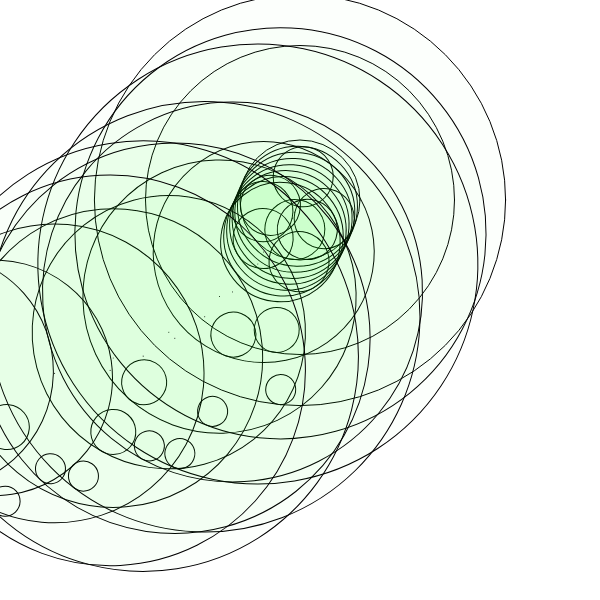
Frame 1 (no input)
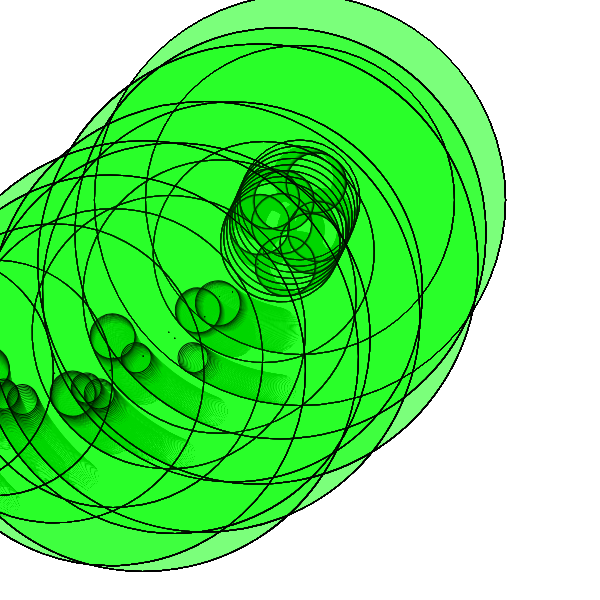
Frame 60 (no input)
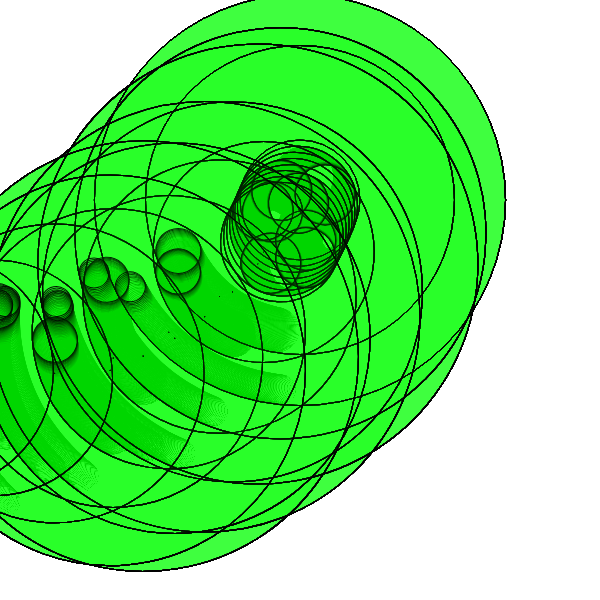
Frame 120 (the mouse pressed at the canvas centre since frame 60)

The p5.js sketch that drew these frames (run headless with seeded random() and noise() and a simulated clock; from frame 60 on, the mouse is pressed at the canvas centre):

// p5.js sketch
// ── sketch.js
let speed = 1;
//large hoops web
let circle1A = {
  circleX: 300,
  circleY: 230,
  circleHeight: 60,
  circleWidth: 60
}
let circle1B = {
  circleX: 300,
  circleY: 170,
  circleHeight: 60,
  circleWidth: 60,
}
let circle1C = {
  circleX: 330,
  circleY: 200,
  circleHeight: 60,
  circleWidth: 60,
}
let circle1D = {
  circleX: 270,
  circleY: 200,
  circleHeight: 60,
  circleWidth: 60,
}
let circle1E = {
  circleX: 278,
  circleY: 220,
  circleHeight: 60,
  circleWidth: 60
}
let circle1F = {
  circleX: 278,
  circleY: 180,
  circleHeight: 60,
  circleWidth: 60
}
let circle1G = {
  circleX: 322,
  circleY: 220,
  circleHeight: 60,
  circleWidth: 60
}
let circle1H = {
  circleX: 322,
  circleY: 180,
  circleHeight: 60,
  circleWidth: 60
}
//medium hoop
let circle2 = {
  circleX: 300,
  circleY: 310,
  circleHeight: 90,
  circleWidth: 90
}
//medium hoops web
let circle2A = {
  circleX: 300,
  circleY: 332,
  circleHeight: 45,
  circleWidth: 45
}
let circle2B = {
  circleX: 300,
  circleY: 288,
  circleHeight: 45,
  circleWidth: 45
}
let circle2C = {
  circleX: 278,
  circleY: 312,
  circleHeight: 45,
  circleWidth: 45
}
let circle2D = {
  circleX: 322,
  circleY: 312,
  circleHeight: 45,
  circleWidth: 45
}
let circle2E = {
  circleX: 285,
  circleY: 326,
  circleHeight: 45,
  circleWidth: 45
}
let circle2F = {
  circleX: 315,
  circleY: 326,
  circleHeight: 45,
  circleWidth: 45
}
let circle2G = {
  circleX: 285,
  circleY: 294,
  circleHeight: 45,
  circleWidth: 45
}
let circle2H = {
  circleX: 315,
  circleY: 294,
  circleHeight: 45,
  circleWidth: 45
}
//small hoop
let circle3 = {
  circleX: 300,
  circleY: 390,
  circleHeight: 60,
  circleWidth: 60
}
//small hoops web
let circle3A = {
  circleX: 315,
  circleY: 390,
  circleHeight: 30,
  circleWidth: 30
}
let circle3B = {
  circleX: 285,
  circleY: 390,
  circleHeight: 30,
  circleWidth: 30
}
let circle3C = {
  circleX: 300,
  circleY: 405,
  circleHeight: 30,
  circleWidth: 30
}
let circle3D = {
  circleX: 300,
  circleY: 375,
  circleHeight: 30,
  circleWidth: 30,
}
let circle3E = {
  circleX: 290,
  circleY: 400,
  circleHeight: 30,
  circleWidth: 30
}
let circle3F = {
  circleX: 290,
  circleY: 380,
  circleHeight: 30,
  circleWidth: 30
}
let circle3G = {
  circleX: 310,
  circleY: 400,
  circleHeight: 30,
  circleWidth: 30
}
let circle3H = {
  circleX: 310,
  circleY: 380,
  circleHeight: 30,
  circleWidth: 30
}
let angle = 10;

let circleGroup1 = [circle1A, circle1B, circle1C, circle1D, circle1E, circle1F, circle1G, circle1H]

let circleGroup2 = [circle2A, circle2B, circle2C, circle2D, circle2E, circle2F, circle2G, circle2H]

let circleGroup3 = [circle3A, circle3B, circle3C, circle3D, circle3E, circle3F, circle3G, circle3H]

function setup() {
  createCanvas(600, 600);
  noFill()
  angleMode(DEGREES)
}

  function draw() {

  for (i = 0; i < circleGroup1.length; i++) {
    push();

    let translatePt = 1*i;
    translate(translatePt, translatePt);
    rotate(1*i);
    strokeWeight(1);
    rotateCircle(circleGroup1[i])

    pop();
    }

    for (i = 0; i < circleGroup2.length; i++) {
    push();

    let translatePt = 3*i;
    translate(translatePt, translatePt);
    rotate(10*i);
    strokeWeight(1);
    rotateCircle(circleGroup2[i])

    pop();
    }

    for (i = 0; i < circleGroup3.length; i++) {
    push();

    let translatePt = 3*i;
    translate(translatePt, translatePt);
    rotate(6*i);
    strokeWeight(1);
    rotateCircle(circleGroup3[i])

    pop();
    }
}

function rotateCircle(incomingCircle) {
  push();
  translate(300, 200);
  rotate(angle);
  circle (incomingCircle.circleX-300, incomingCircle.circleY-200, incomingCircle.circleHeight, incomingCircle.circleWidth);
  // line(0, 0, incomingCircle.circleX-200, incomingCircle.circleY-100);
  pop();
  angle = angle + 0.02;
  hypotenuse = dist(300, 200, incomingCircle.circleX,  incomingCircle.circleY);

fill ('rgba(0,255,0, .01)')
  circle(300, 200, hypotenuse*2 + incomingCircle.circleHeight);

  strokeWeight(1);
  point(300, 200);
}
